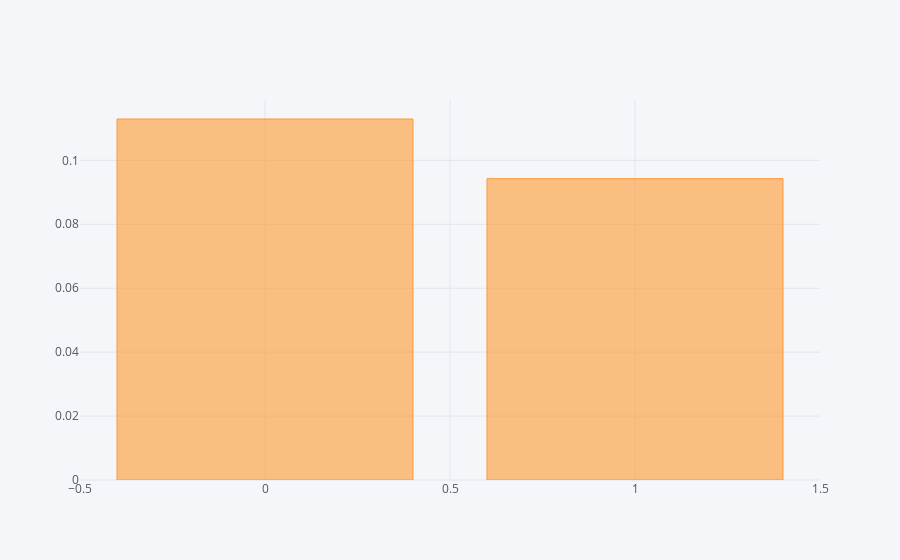

Notebook source saved alongside this figure:
### Markdown cell above
## 反論3:ヒスパニック系は収入が低い。施策を受けたグループにはヒスパニック系が多いから、施策の効果は1000よりももっと大きい。

### Code cell
all_sample.groupby('treat').mean()['hispan'].iplot(kind='bar')

### Figure 1 — Plotly figure (JSON) as saved in the notebook; plotly's stock layout.template omitted (floating-point values rounded to 4 significant figures)
{"data": [{"marker": {"color": "rgba(255, 153, 51, 0.6)", "line": {"color": "rgba(255, 153, 51, 1.0)", "width": 1}}, "name": "hispan", "orientation": "v", "text": "", "type": "bar", "uid": "7f35b306-d2b5-4401-93f1-16a568178389", "x": [0, 1], "y": [0.1129, 0.09428]}], "layout": {"legend": {"bgcolor": "#F5F6F9", "font": {"color": "#4D5663"}}, "paper_bgcolor": "#F5F6F9", "plot_bgcolor": "#F5F6F9", "title": {"font": {"color": "#4D5663"}}, "xaxis": {"gridcolor": "#E1E5ED", "showgrid": true, "tickfont": {"color": "#4D5663"}, "title": {"font": {"color": "#4D5663"}, "text": ""}, "zerolinecolor": "#E1E5ED"}, "yaxis": {"gridcolor": "#E1E5ED", "showgrid": true, "tickfont": {"color": "#4D5663"}, "title": {"font": {"color": "#4D5663"}, "text": ""}, "zerolinecolor": "#E1E5ED"}}}
